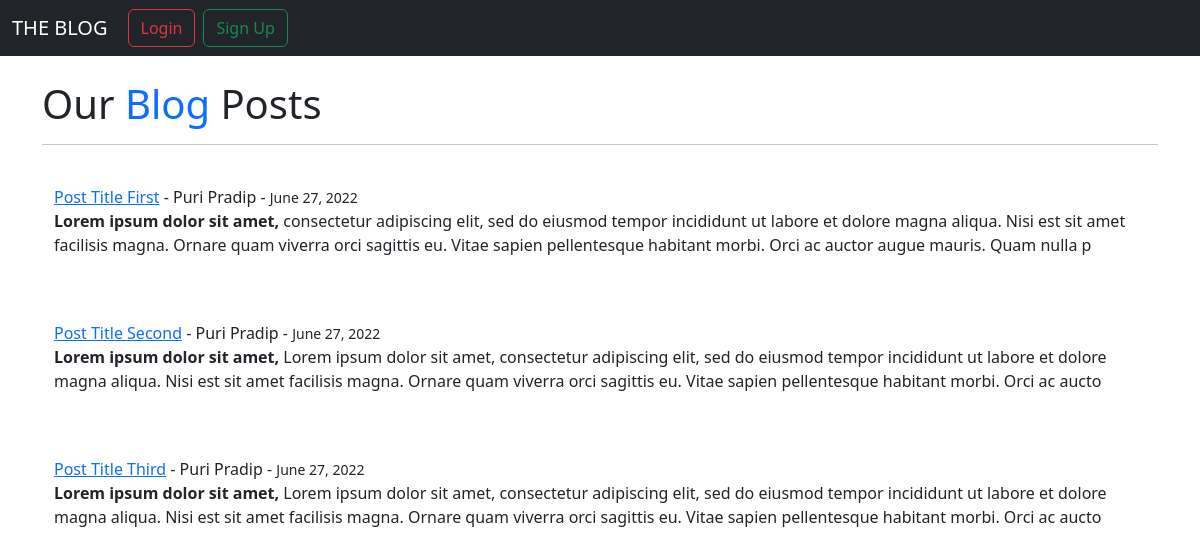
The page / on the database its author committed.
### theblog/models.py (models this page shows, shortened)
class post(models.Model):
    title = models.CharField(max_length=255)
    author = models.ForeignKey(User, on_delete=models.CASCADE)
    body = models.TextField()
    post_date = models.DateField(auto_now_add=True)

### theblog/views.py (the view)
class home(ListView):
    model = post
    template_name = 'home.html'
    ordering = ['-post_date']

### theblog/templates/home.html (shortened to what this page needs)
{% extends 'base.html' %}
{% block content %}
<h1>Our <span class="text-primary">Blog</span> Posts</h1>
<hr><br>
<div class="container d-flex flex-column gap-5">
    {% for post in object_list %}
    <li style="list-style: none;">
        <a href="{% url 'article-detail' post.pk %}"> {{post.title}}</a> -
        {{post.author.first_name}}
        {{post.author.last_name}} -
        <small>
            {{post.post_date}}
        </small>
        <br>
        {{post.body|slice:":300"|safe}}
    </li>
    {% endfor %}
</div>
{% endblock %}

### theblog/templates/base.html (shortened to what this page needs)
<!doctype html>
<html lang="en">
<head>
    <link href="https://cdn.jsdelivr.net/npm/bootstrap@5.2.0-beta1/dist/css/bootstrap.min.css" rel="stylesheet">
</head>
<body>
    <nav class="navbar navbar-expand-lg navbar-dark bg-dark">
        <div class="container-fluid">
            <a class="navbar-brand" href="{% url 'home' %}">THE BLOG</a>
            <div class="collapse navbar-collapse" id="navbarSupportedContent">
                {% if user.is_authenticated %}
                <ul class="navbar-nav mr-auto mb-2 mb-lg-0">
                    <li class="nav-item">
                        <a class="nav-link" href="{% url 'add_post' %}">Add Post</a>
                    </li>
                    <button type="button" class="btn btn-outline-success mx-1">
                        <a class="nav-link" href="{% url 'logout' %}">Logout</a>
                    </button>
                    {% else %}
                    <button type="button" class="btn btn-outline-danger mx-1">
                        <a class="nav-link" href="{% url 'login' %}">Login</a>
                    </button>
                    <button type="button" class="btn btn-outline-success mx-1">
                        <a class="nav-link" href="{% url 'register' %}">Sign Up</a>
                    </button>
                {% endif %}
            </div>
        </div>
    </nav>
    <br>
    <div class="container">
        {% block content %}
        {% endblock %}
    </div>
</body>
</html>

### rows shown on the page
post: title "Post Title First", author.first_name "Puri", author.last_name "Pradip", post_date "June 27, 2022", body "Lorem ipsum dolor sit amet, consectetur adipiscing elit, sed do eiusmod tempor incididunt ut labore et dolore magna aliqua. Nisi est sit amet facilisis magna. Ornare quam viverra orci sagittis eu. Vitae sapien pellentesque habitant morbi. Orci ac auctor augue mauris. Quam nulla p"
post: title "Post Title Second", author.first_name "Puri", author.last_name "Pradip", post_date "June 27, 2022", body "Lorem ipsum dolor sit amet, Lorem ipsum dolor sit amet, consectetur adipiscing elit, sed do eiusmod tempor incididunt ut labore et dolore magna aliqua. Nisi est sit amet facilisis magna. Ornare quam viverra orci sagittis eu. Vitae sapien pellentesque habitant morbi. Orci ac aucto"
post: title "Post Title Third", author.first_name "Puri", author.last_name "Pradip", post_date "June 27, 2022", body "Lorem ipsum dolor sit amet, Lorem ipsum dolor sit amet, consectetur adipiscing elit, sed do eiusmod tempor incididunt ut labore et dolore magna aliqua. Nisi est sit amet facilisis magna. Ornare quam viverra orci sagittis eu. Vitae sapien pellentesque habitant morbi. Orci ac aucto"
